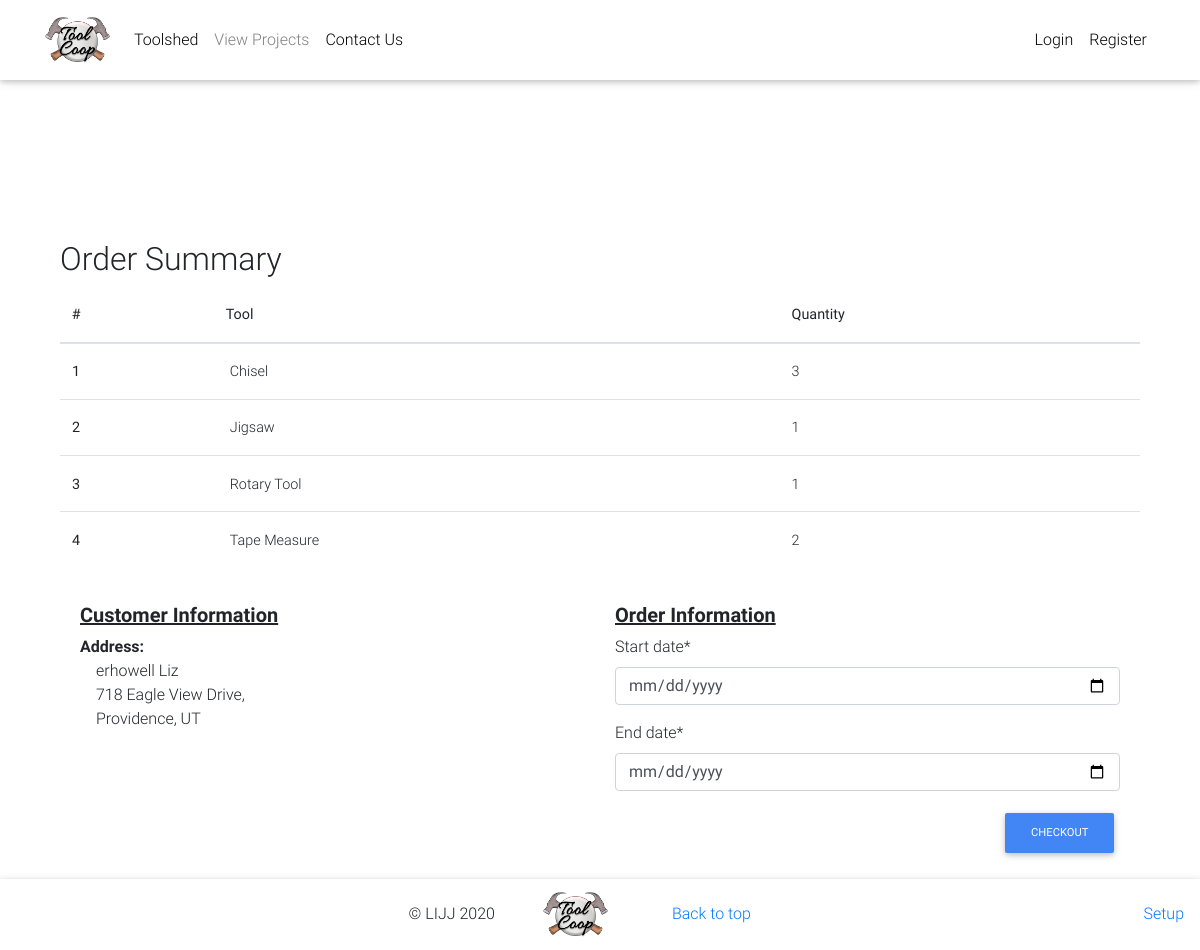
Page /admin-order-summary/19 on the committed database.
### backend/models.py (models this page shows, shortened)
class OrderItem(models.Model):
    tool = models.ForeignKey(ToolType,on_delete=models.CASCADE)
    quantity = models.IntegerField(default=1)
    is_reserved = models.BooleanField(default=False)
    is_checked_out = models.BooleanField(default=False)

class ToolType(models.Model):
    type_name = models.CharField(max_length=100)
    description = models.TextField()
    image = models.ImageField(default='default.jpeg', upload_to='tool_pics')
    slug = models.SlugField(unique=True)
    def get_absolute_url(self):
        return reverse("product", kwargs={'slug':self.slug})

class Order(models.Model):
    user = models.ForeignKey(User, on_delete=models.CASCADE)
    items = models.ManyToManyField(OrderItem)
    is_reserved = models.BooleanField(default=False)
    is_checked_out = models.BooleanField(default=False)
    reservation_date = models.DateTimeField(null=True)
    checkout_date = models.DateTimeField(null=True)
    due_date = models.DateTimeField(null=True)
    checkin_date = models.DateTimeField(null=True)

class Profile(models.Model):
    user = models.OneToOneField(User, on_delete=models.CASCADE)
    address1 = models.CharField(max_length=200, blank=True)
    address2 = models.CharField(max_length=50, blank=True)
    city = models.CharField(max_length=100, blank=True)
    state = models.CharField(max_length=50, blank=True)
    phone = models.CharField(max_length=15, blank=True)
    image = models.ImageField(default='default.png', upload_to='profile_pic')

### backend/views.py (the view, shortened to what this page needs)
# urls.py: path('admin-order-summary/<id>', AdminOrderSummaryView.as_view(), name='admin-order-summary'),
class AdminOrderSummaryView(DetailView):
    def get(self, *args, **kwargs):
        try:
            print(kwargs['id'])
            order = Order.objects.get(pk=kwargs['id'])
            o_form = CheckoutForm()
            p_form = ProfileUpdateForm()
            context=  {
                'object': order,
                'o_form': o_form
            }
            return render(self.request, "backend/admin-order-summary.html", context)
        except ObjectDoesNotExist:
            messages.info(self.request, "You do not have an active order")
            return redirect("/")

### backend/forms.py
class CheckoutForm(forms.Form):
    print(USER_CHOICES)
    start_date = forms.DateField(
        widget=forms.TextInput(
            attrs={'type': 'date'}
        )
    )
    end_date = forms.DateField(
        widget=forms.TextInput(
            attrs={'type': 'date'}
        )
    )

### backend/templates/backend/admin-order-summary.html (shortened to what this page needs)
{% extends "backend/base.html" %}
{% load crispy_forms_tags %}
{% block content %}
<main class="mt-5 pt-4">
    <div class="container">
        <div class="table-responsive">
            <h2> Order Summary</h2>
            <table class="table">
                <thead>
                    <tr>
                    <th scope="col">#</th>
                    <th scope="col">Tool</th>
                    <th scope="col">Quantity</th>
                    </tr>
                </thead>
                <tbody>
                    {% for item in object.items.all %}
                    <tr>
                        <th scope="row">{{ forloop.counter }}</th>
                        <td><a class='mx-1' href="{{ item.tool.get_absolute_url }}">{{ item.tool.type_name}}</a></td>
                        <td>
                            <span class="my-1"><bold>{{ item.quantity }}</bold></span>
                        </td>
                    </tr>
                    {% endfor %}
                </tbody>
            </table>
        </div>
        <form class="card-body" method="POST">
            <div class="row">
                <div class="col-md-6 col-sm-12">
                    <h5 class="font-weight-bold"><u>Customer Information</u></h5>
                    <span class="font-weight-bold"> Address:</span>
                    <div class="text-left ml-3">
                        <p>{{ object.user.first_name }} {{ object.user.last_name}}
                            <br>
                            {{ object.user.profile.address1 }}, {{ object.user.profile.address2 }}
                            <br>
                            {{ object.user.profile.city }}, {{ object.user.profile.state }}
                        </p>
                    </div>
                </div>
                <div class="col-md-6 col-sm-12">
                    <h5 class="font-weight-bold"><u>Order Information</u></h5>
                    {{ o_form|crispy }}
                    <div class="float-right">
                        <button class="btn btn-primary btn-md " type="submit">Checkout</button>
                    </div>
                </div>
            </div>
        </form>
    </div>
</main>
{% endblock content %}

### backend/templates/backend/base.html (style rules this page uses)
html, body, header, .carousel { height: 60vh; }

### rows in the picture
OrderItem: tool.type_name "Chisel", quantity "3"
OrderItem: tool.type_name "Jigsaw", quantity "1"
OrderItem: tool.type_name "Rotary Tool", quantity "1"
OrderItem: tool.type_name "Tape Measure", quantity "2"
Order: user.first_name "erhowell", user.last_name "Liz", user.profile.address1 "718 Eagle View Drive", user.profile.city "Providence", user.profile.state "UT"
